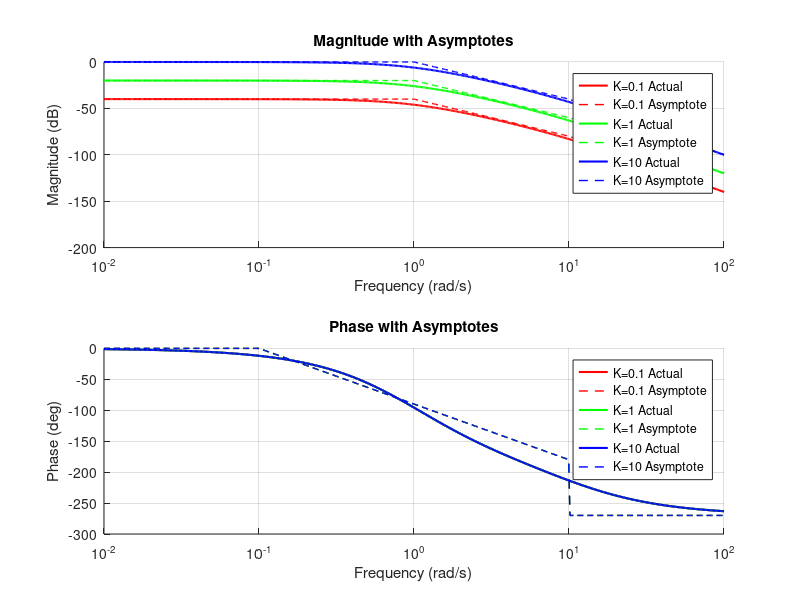

Write MATLAB code to recreate this figure.
% Compare Bode plots for different K values with asymptotes
clear; clc;

% System parameters
den = conv([1 10], conv([1 1], [1 1]));  % (s+10)(s+1)^2
K_values = [0.1, 1, 10];  % Gains to compare
colors = ['r', 'g', 'b']; % Colors for plots

% Frequency range
f = logspace(-2, 2, 500);  % 0.01 to 100 rad/s

figure;
subplot(2,1,1); hold on; grid on;
title('Magnitude with Asymptotes');
xlabel('Frequency (rad/s)'); ylabel('Magnitude (dB)');

subplot(2,1,2); hold on; grid on;
title('Phase with Asymptotes');
xlabel('Frequency (rad/s)'); ylabel('Phase (deg)');

for idx = 1:length(K_values)
    K = K_values(idx);
    sys = tf(K, den);

    % Actual Bode plot data
    [mag, phase] = bode(sys, f);
    mag = 20*log10(squeeze(mag));
    phase = squeeze(phase);

    % Plot actual Bode
    subplot(2,1,1);
    semilogx(f, mag, colors(idx), 'LineWidth', 1.5);
    subplot(2,1,2);
    semilogx(f, phase, colors(idx), 'LineWidth', 1.5);

    % --- Asymptote Calculation ---
    wb1 = 1; wb2 = 10; % Break frequencies
    mag0 = 20*log10(K/(10*1^2)); % Initial magnitude
    mag_asym = zeros(size(f));
    phase_asym = zeros(size(f));

    for i = 1:length(f)
        % Magnitude asymptotes
        if f(i) < wb1
            mag_asym(i) = mag0;
        elseif f(i) < wb2
            mag_asym(i) = mag0 - 40*log10(f(i)/wb1);
        else
            mag_asym(i) = mag0 - 40*log10(wb2/wb1) - 60*log10(f(i)/wb2);
        end

        % Phase asymptotes
        if f(i) < 0.1
            phase_asym(i) = 0;
        elseif f(i) < 1
            phase_asym(i) = -90*(log10(f(i)/0.1));
        elseif f(i) < 10
            phase_asym(i) = -90 - 90*(log10(f(i)/1));
        else
            phase_asym(i) = -270;
        end
    end

    % Plot asymptotes
    subplot(2,1,1);
    semilogx(f, mag_asym, [colors(idx) '--'], 'LineWidth', 1);
    subplot(2,1,2);
    semilogx(f, phase_asym, [colors(idx) '--'], 'LineWidth', 1);
end

subplot(2,1,1);
legend('K=0.1 Actual','K=0.1 Asymptote','K=1 Actual','K=1 Asymptote','K=10 Actual','K=10 Asymptote');
subplot(2,1,2);
legend('K=0.1 Actual','K=0.1 Asymptote','K=1 Actual','K=1 Asymptote','K=10 Actual','K=10 Asymptote');
